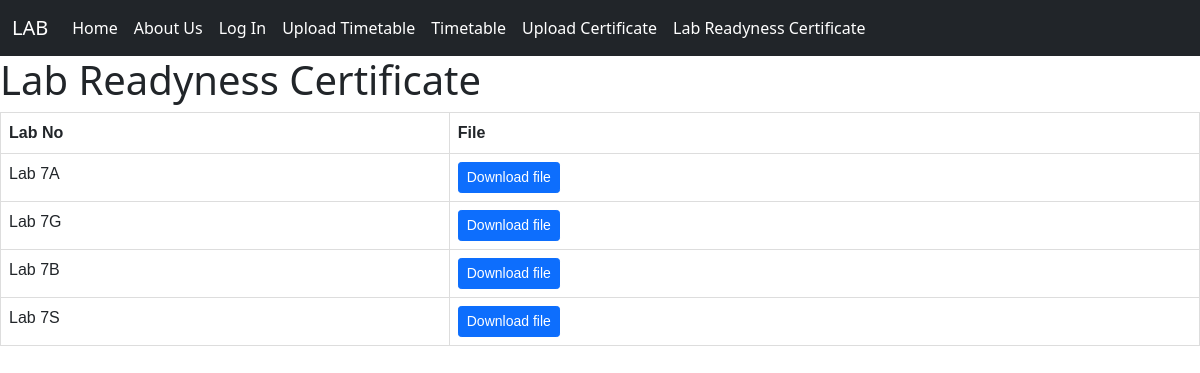
The page /lab_cert on the database as committed earlier.
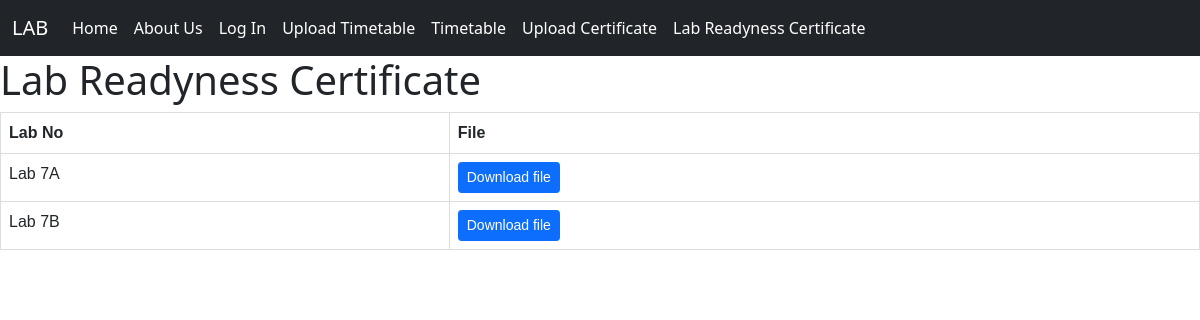
The same page on the database as committed later.
### Home/models.py (models this page shows, shortened)
class lab_ready_cert(models.Model):
    lab_no = models.CharField(max_length=10, unique=True)
    cert_pdf = models.FileField(upload_to='uploads/lab_ready_cert')
    uploaded_at = models.DateTimeField(auto_now_add=True)

### Home/views.py (the view)
# urls.py: path("lab_cert", views.lab_cert, name='lab_cert'),
def lab_cert(request):
    cert_file = lab_ready_cert.objects.all()
    return render(request, 'lab_cert.html', {'cert_file': cert_file})

### templates/lab_cert.html (shortened to what this page needs)
{% extends 'base.html' %}
{%block body%}
<h1>Lab Readyness Certificate</h1>
<table class='table'>
    <tr>
        <th>Lab No</th>
        <th>File</th>
    </tr>
    {% for lab_ready_cert in cert_file %}
    <tr>
        <td>{{ lab_ready_cert.lab_no }}</td>
        <td><a href="{{ lab_ready_cert.cert_pdf.url }}" class="btn btn-primary btn-sm" target="_blank">
        Download file</a>
        </td>
    </tr>
    {% endfor %}
</table>
{% endblock %}

### templates/base.html (shortened to what this page needs)
<!doctype html>
<html lang="en">
  <head>
    <link href="https://cdn.jsdelivr.net/npm/bootstrap@5.0.0/dist/css/bootstrap.min.css" rel="stylesheet">
  </head>
  <body>
<nav class="navbar navbar-expand-lg navbar-dark bg-dark">
  <div class="container-fluid ">
    <div class="navbar-brand mb-0 h1 text-white" href="/index">LAB</div>
    <div class="collapse navbar-collapse" id="navbarSupportedContent">
      <ul class="navbar-nav me-auto mb-2 mb-lg-0">
        <li class="nav-item">
          <a class="nav-link text-white" href="/index">Home</a>
        </li>
        <li class="nav-item">
          <a class="nav-link text-white" href="/about">About Us</a>
        </li>
        <li class="nav-item">
          <a class="float-right nav-link text-white " href="/admin" >Log In</a>
        </li>
        <li class="nav-item">
          <a class="float-right nav-link text-white " href="/upload" >Upload Timetable</a>
        </li>
        <li class="nav-item">
          <a class="float-right nav-link text-white " href="/timetable" >Timetable</a>
        </li>
        <li class="nav-item">
          <a class="float-right nav-link text-white " href="/cert_upload" >Upload Certificate</a>
        </li>
        <li class="nav-item">
          <a class="float-right nav-link text-white " href="/lab_cert" >Lab Readyness Certificate</a>
        </li>
      </ul>
    </div>
  </div>
</nav>
{%block body%}  {%endblock body%}
  </body>
</html>

### templates/lab_cert.html (style rules this page uses)
table { font-family: arial, sans-serif; border-collapse: collapse; width: 50%; margin-right: auto; margin-left: auto; }
td, th { border: 1px solid #dddddd; text-align: left; padding: 8px; }
th { background-color: #5F9EA0 }

Rows that differ between the two databases and show on the page:
removed lab_ready_cert: lab_no "Lab 7G"
removed lab_ready_cert: lab_no "Lab 7S"
